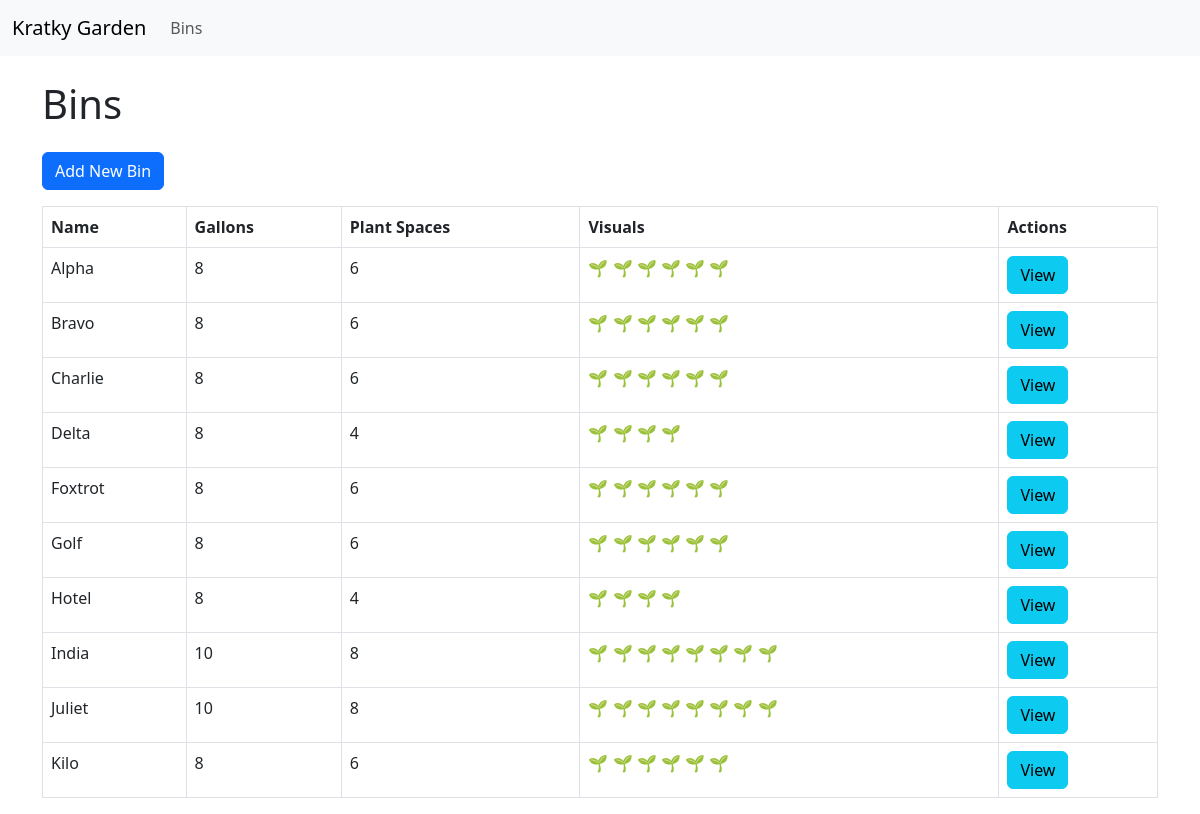
Screenshot of /bins with the database file from the repository.
### models.py (models this page shows)
class Bin(db.Model):
    __tablename__ = 'bins'
    id = db.Column(db.Integer, primary_key=True)
    name = db.Column(db.String(50))
    gallons = db.Column(db.Integer)
    plant_spaces = db.Column(db.Integer)
    created_at = db.Column(db.DateTime, default=datetime.utcnow)
    plants = db.relationship('Plant', backref='bin', lazy=True)

class Plant(db.Model):
    __tablename__ = 'plants'
    id = db.Column(db.Integer, primary_key=True)
    bin_id = db.Column(db.Integer, db.ForeignKey('bins.id'))
    name = db.Column(db.String(50))
    start_date = db.Column(db.Date)
    expected_harvest_date = db.Column(db.Date)
    expected_harvest_amount = db.Column(db.Float)
    status = db.Column(db.String(20))
    notes = db.Column(db.Text)
    created_at = db.Column(db.DateTime, default=datetime.utcnow)

### app.py (the view)
@app.route('/bins')
def bins():
    bins = Bin.query.all()
    now = datetime.now().date()
    return render_template('bins.html', bins=bins, now=now)

### templates/bins.html (shortened to what this page needs)
{% extends 'base.html' %}
{% block content %}
<h1 class="mb-4">Bins</h1>
<a href="{{ url_for('new_bin') }}" class="btn btn-primary mb-3">Add New Bin</a>
<table class="table table-bordered">
    <thead>
        <tr>
            <th>Name</th>
            <th>Gallons</th>
            <th>Plant Spaces</th>
            <th>Visuals</th>
            <th>Actions</th>
        </tr>
    </thead>
    <tbody>
        {% for bin in bins %}
        <tr>
            <td>{{ bin.name }}</td>
            <td>{{ bin.gallons }}</td>
            <td>{{ bin.plant_spaces }}</td>
            <td>
                {% for plant in bin.plants %}
                    {% if plant.status == 'Growing' %}
                        🌱
                    {% elif plant.status == 'Ready to harvest' %}
                        🌿
                    {% elif plant.expected_harvest_date < now %}
                        🥀
                    {% else %}
                        🌱
                    {% endif %}
                {% endfor %}
            </td>
            <td>
                <a href="{{ url_for('bin_detail', bin_id=bin.id) }}" class="btn btn-info">View</a>
            </td>
        </tr>
        {% endfor %}
    </tbody>
</table>
{% endblock %}

### rows the page displays
Bin: name "Alpha", gallons "8", plant_spaces "6"
Bin: name "Bravo", gallons "8", plant_spaces "6"
Bin: name "Charlie", gallons "8", plant_spaces "6"
Bin: name "Delta", gallons "8", plant_spaces "4"
Bin: name "Foxtrot", gallons "8", plant_spaces "6"
Bin: name "Golf", gallons "8", plant_spaces "6"
Bin: name "Hotel", gallons "8", plant_spaces "4"
Bin: name "India", gallons "10", plant_spaces "8"
Bin: name "Juliet", gallons "10", plant_spaces "8"
Bin: name "Kilo", gallons "8", plant_spaces "6"
